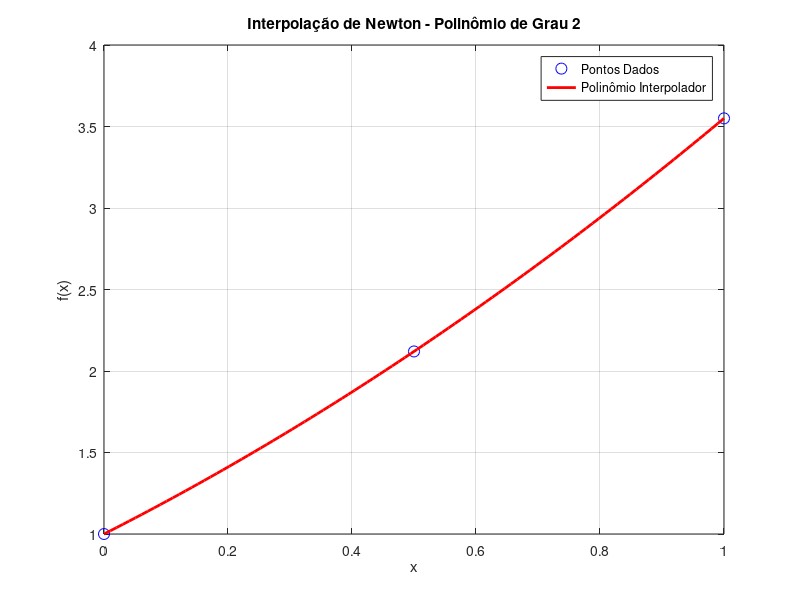

MATLAB code to generate this figure:
function lista11Questao1InterpolacaoNewton()
    % Definição dos pontos
    x = [0, 0.5, 1.0];
    fx = [1.0, 2.12, 3.55];

    % Avaliação em x = 0.7
    x_val = 0.7;

    % Cálculo do polinômio interpolador usando diferenças divididas
    P2 = newton_interpolacao(x, fx, x_val);

    fprintf('Valor aproximado de f(0.7) pelo método de Newton: %.4f\n', P2);

    % Plotar o polinômio interpolador
    plot_newton(x, fx);
endfunction

function P2 = newton_interpolacao(x, fx, x_val)
    n = length(x);
    coef = fx;

    % Construção da tabela de diferenças divididas
    for j = 2:n
        for i = n:-1:j
            coef(i) = (coef(i) - coef(i-1)) / (x(i) - x(i-j+1));
        end
    end

    % Avaliação de P2(x) usando os coeficientes de Newton
    P2 = coef(n);
    for k = n-1:-1:1
        P2 = P2 * (x_val - x(k)) + coef(k);
    end
endfunction

function plot_newton(x, fx)
    % Definir intervalo de plotagem
    x_plot = linspace(min(x), max(x), 100);
    y_plot = arrayfun(@(x_val) newton_interpolacao(x, fx, x_val), x_plot);

    % Plotar o gráfico
    figure;
    plot(x, fx, 'bo', 'MarkerSize', 8); % Pontos dados
    hold on;
    plot(x_plot, y_plot, 'r-', 'LineWidth', 2); % Polinômio interpolador
    xlabel('x');
    ylabel('f(x)');
    title('Interpolação de Newton - Polinômio de Grau 2');
    legend('Pontos Dados', 'Polinômio Interpolador');
    grid on;
endfunction

lista11Questao1InterpolacaoNewton();

